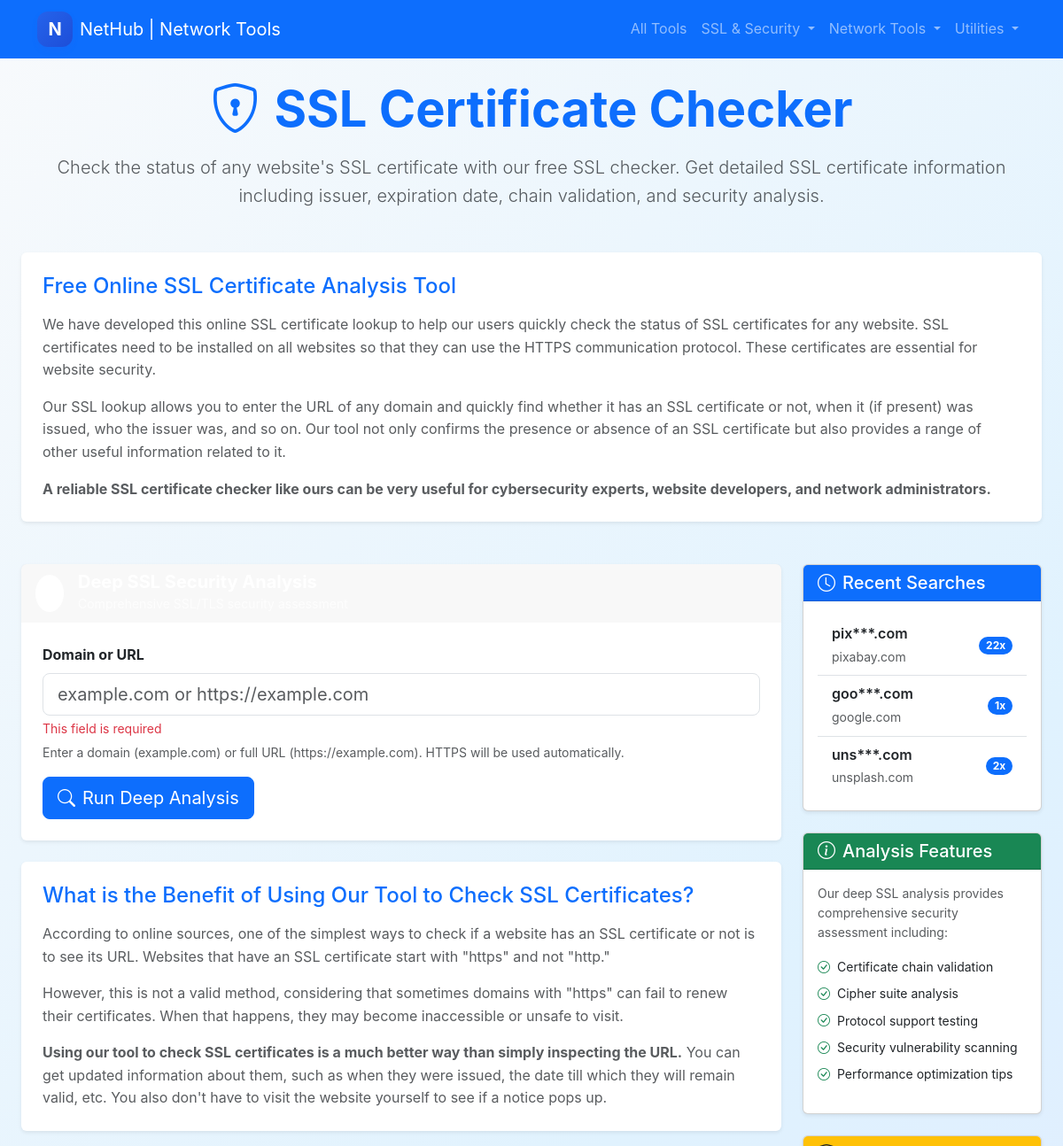
The page /deep-ssl-checker (upper part) on the database as committed earlier.
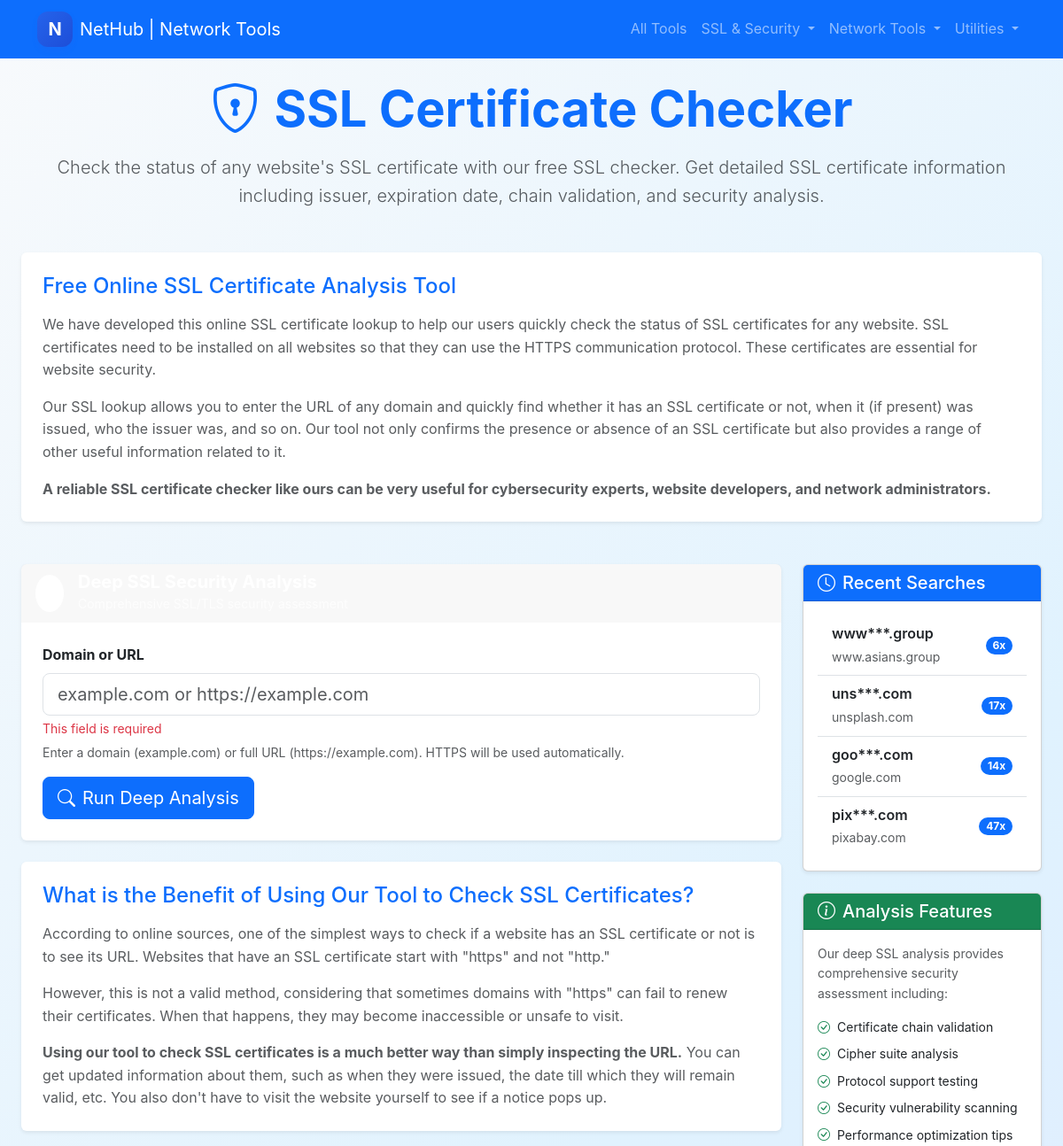
The same page on the database as committed later.
### tables this page shows
CREATE TABLE recent_searches (
            id INTEGER PRIMARY KEY AUTOINCREMENT,
            domain TEXT NOT NULL,
            full_url TEXT NOT NULL,
            search_count INTEGER DEFAULT 1,
            last_searched TIMESTAMP DEFAULT CURRENT_TIMESTAMP,
            created_at TIMESTAMP DEFAULT CURRENT_TIMESTAMP
        );

### app.py (the view, shortened to what this page needs)
@app.route('/deep-ssl-checker', methods=['GET', 'POST'])
def deep_ssl_checker():
    recent_searches = get_recent_searches(10)
    ssl_results = None
    hostname = None
    return render_template('deep-ssl-checker.html',
                         recent_searches=recent_searches,
                         ssl_results=ssl_results,
                         hostname=hostname)

### app.py (called while the page is built)
def get_recent_searches(limit=10):
    try:
        conn = sqlite3.connect('recent_searches.db')
        cursor = conn.cursor()
        cursor.execute('''
            SELECT domain, full_url, search_count, last_searched
            FROM recent_searches
            ORDER BY last_searched DESC
            LIMIT ?
        ''', (limit,))
        results = cursor.fetchall()
        conn.close()
        return [{
            'domain': row[0],
            'full_url': row[1],
            'search_count': row[2],
            'last_searched': row[3]
        } for row in results]
    except Exception as e:
        print(f"Error getting recent searches: {e}")
        return []

### templates/deep-ssl-checker.html (shortened to what the changed rows need)
{% extends "base.html" %}
{% block extra_head %}
<link rel="stylesheet" href="https://code.jquery.com/ui/1.13.2/themes/ui-lightness/jquery-ui.css">
{% endblock %}
{% block content %}
<div class="container-fluid">
    <div class="text-center mb-5">
        <h1 class="display-4 fw-bold text-primary mb-3">
            <i class="bi bi-shield-lock me-3"></i>SSL Certificate Checker
        </h1>
    </div>
    <div class="row mb-5">
        <div class="col-12">
            <div class="card border-0 shadow-sm">
                <div class="card-body p-4">
                    <h2 class="h4 text-primary mb-3">
                        {% if ssl_results and ssl_results.hostname %}
                            SSL Certificate Analysis for {{ ssl_results.hostname }}
                        {% else %}
                            Free Online SSL Certificate Analysis Tool
                        {% endif %}
                    </h2>
                </div>
            </div>
        </div>
    </div>
    <div class="row">
        <div class="col-lg-3 order-lg-2">
            <div class="sticky-top" style="top: 20px;">
                {% if recent_searches and recent_searches|length > 0 %}
                <div class="card shadow-sm mb-4">
                    <div class="card-body">
                        <div class="list-group list-group-flush">
                            {% for search in recent_searches %}
                            <a href="/deep-ssl-checker/{{ search.domain }}" class="list-group-item list-group-item-action d-flex justify-content-between align-items-center">
                                <div>
                                    <div class="fw-semibold">{{ search.domain[:3] }}***.{{ search.domain.split('.')[-1] }}</div>
                                    <small class="text-muted">{{ search.domain }}</small>
                                </div>
                                <span class="badge bg-primary rounded-pill">{{ search.search_count }}x</span>
                            </a>
                            {% endfor %}
                        </div>
                    </div>
                </div>
                {% endif %}
            </div>
        </div>
        <div class="col-lg-9 order-lg-1">
    <div class="row mb-5">
        <div class="col-12">
            <div class="card border-0 shadow-sm">
                <div class="card-body p-4">
                    <h2 class="h4 text-primary mb-3">What is the Benefit of Using Our Tool to Check SSL Certificates?</h2>
                </div>
            </div>
        </div>
    </div>
</div>
        </div>
    </div>
</div>
{% endblock %}

Rows that differ between the two databases and show on the page:
added recent_searches: domain "www", domain "group", domain "www.asians.group", search_count "6"
changed recent_searches "uns": search_count "2" → "17"; moves up the list
changed recent_searches "goo": search_count "1" → "14"; moves down the list
changed recent_searches "pix": search_count "22" → "47"
